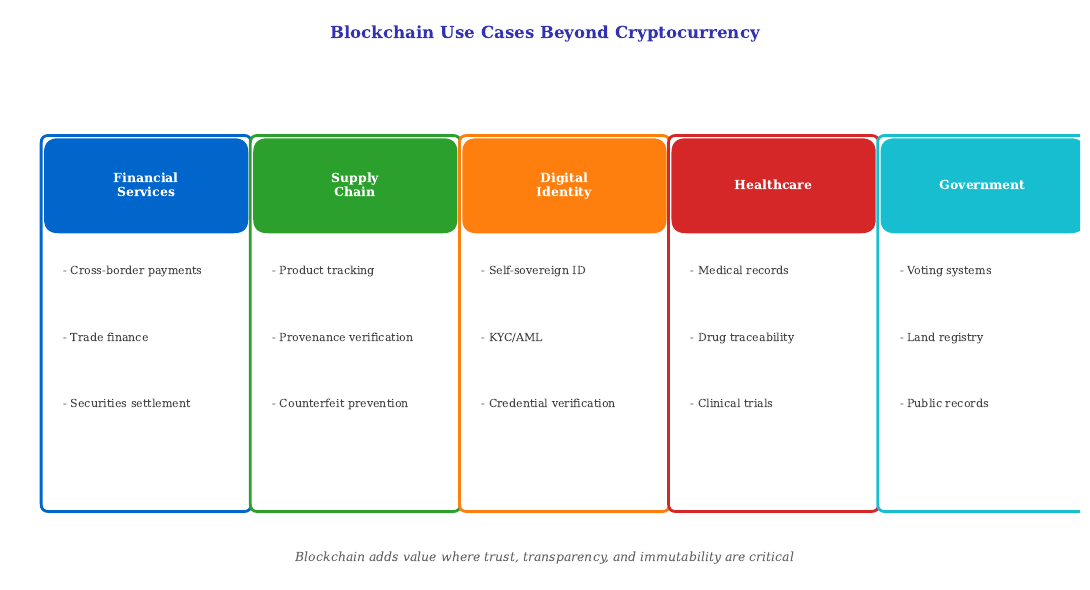

This chart was generated by the following Python code:
"""Blockchain Use Cases - Category breakdown"""
from pathlib import Path
import matplotlib.pyplot as plt
import matplotlib.patches as mpatches
from matplotlib.patches import FancyBboxPatch
import numpy as np

plt.rcParams.update({
    'font.size': 10, 'axes.labelsize': 10, 'axes.titlesize': 11,
    'xtick.labelsize': 9, 'ytick.labelsize': 9, 'legend.fontsize': 9,
    'figure.dpi': 150, 'font.family': 'serif'
})

MLPURPLE = '#3333B2'
MLBLUE = '#0066CC'
MLORANGE = '#FF7F0E'
MLGREEN = '#2CA02C'
MLRED = '#D62728'
MLTEAL = '#17BECF'

fig, ax = plt.subplots(figsize=(11, 6))
ax.set_xlim(0, 11)
ax.set_ylim(0, 6)
ax.axis('off')

# Title
ax.text(5.5, 5.7, 'Blockchain Use Cases Beyond Cryptocurrency', ha='center',
        fontsize=12, fontweight='bold', color=MLPURPLE)

categories = [
    ('Financial\nServices', ['Cross-border payments', 'Trade finance', 'Securities settlement'], MLBLUE),
    ('Supply\nChain', ['Product tracking', 'Provenance verification', 'Counterfeit prevention'], MLGREEN),
    ('Digital\nIdentity', ['Self-sovereign ID', 'KYC/AML', 'Credential verification'], MLORANGE),
    ('Healthcare', ['Medical records', 'Drug traceability', 'Clinical trials'], MLRED),
    ('Government', ['Voting systems', 'Land registry', 'Public records'], MLTEAL),
]

box_width = 2.0
box_height = 3.8
spacing = 0.15
start_x = 0.4

for i, (title, examples, color) in enumerate(categories):
    x = start_x + i * (box_width + spacing)
    y = 0.8

    # Main box
    box = FancyBboxPatch((x, y), box_width, box_height, boxstyle="round,pad=0.08",
                          facecolor='white', edgecolor=color, linewidth=2)
    ax.add_patch(box)

    # Header
    header = FancyBboxPatch((x, y + box_height - 0.9), box_width, 0.9,
                             boxstyle="round,pad=0.05,rounding_size=0.15",
                             facecolor=color, edgecolor='none')
    ax.add_patch(header)
    ax.text(x + box_width/2, y + box_height - 0.45, title, ha='center', va='center',
            fontsize=9, fontweight='bold', color='white')

    # Examples
    for j, example in enumerate(examples):
        ax.text(x + 0.15, y + box_height - 1.3 - j*0.7, f'- {example}',
                fontsize=8, color='#444444', va='top')

# Bottom note
ax.text(5.5, 0.2, 'Blockchain adds value where trust, transparency, and immutability are critical',
        ha='center', fontsize=9, style='italic', color='#666666')

plt.tight_layout()
plt.savefig(Path(__file__).parent / 'blockchain_use_cases.pdf',
            format='pdf', dpi=300, bbox_inches='tight')
plt.close()
